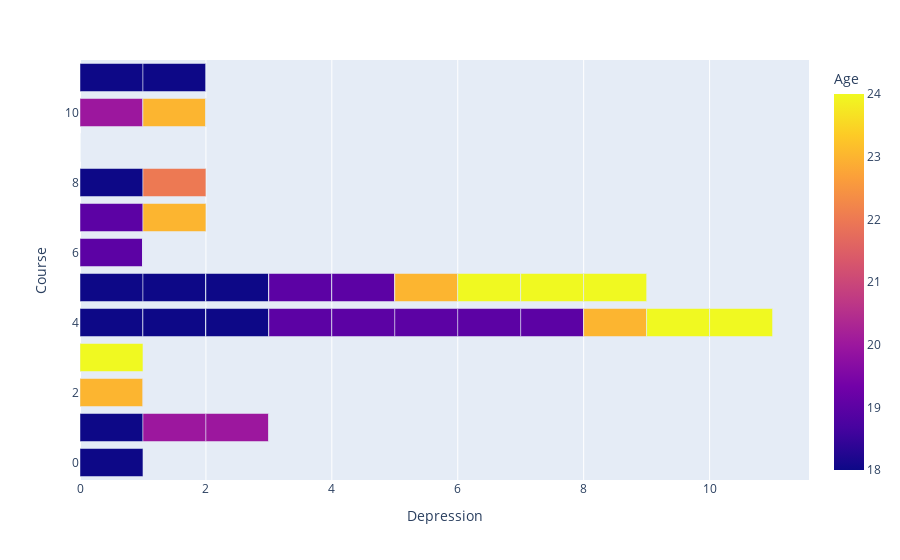

The cell this chart's notebook holds for it:
### Code cell
import matplotlib.pyplot as plt
import plotly.graph_objects as go
from plotly.subplots import make_subplots
from plotly.offline import init_notebook_mode

dataset.sort_values(by="Age", inplace=True)
plt.figure(dpi=200)
fig = px.bar(dataset, x="Depression", y="Course",
             orientation='h', color='Age')
fig.show()

### Figure 1 — Plotly figure (JSON) as saved in the notebook; plotly's stock layout.template omitted (floating-point values rounded to 4 significant figures)
{"data": [{"alignmentgroup": "True", "hovertemplate": "Depression=%{x}<br>Course=%{y}<br>Age=%{marker.color}<extra></extra>", "legendgroup": "", "marker": {"color": [18, 18, 18, 18, 18, 18, 18, 18, 18, 18, 18, 18, 18, 18, 18, 18, 18, 18, 18, 18, 18, 18, 18, 18, 18, 18, 18, 18, 18, 18, 18, 18, 19, 19, 19, 19, 19, 19, 19, 19, 19, 19, 19, 19, 19, 19, 19, 19, 19, 19, 19, 19, 19, 20, 20, 20, 20, 20, 20, 20, 21, 21, 21, 22, 22, 23, 23, 23, 23, 23, 23, 23, 23, 23, 23, 23, 23, 23, 24, 24, 24, 24, 24, 24, 24, 24, 24, 24, 24, 24, 24, 24, 24, 24, 24, 24, 24, 24, 24, 24, 24], "coloraxis": "coloraxis", "pattern": {"shape": ""}}, "name": "", "offsetgroup": "", "orientation": "h", "showlegend": false, "textposition": "auto", "type": "bar", "x": [1, 1, 0, 0, 0, 0, 1, 0, 0, 1, 0, 0, 0, 1, 0, 1, 1, 1, 0, 0, 1, 0, 0, 1, 0, 0, 0, 1, 0, 0, 0, 0, 0, 0, 1, 1, 0, 0, 1, 1, 0, 0, 1, 1, 0, 0, 0, 1, 0, 0, 1, 0, 1, 1, 0, 1, 0, 0, 1, 0, 0, 0, 0, 1, 0, 1, 0, 1, 1, 0, 0, 0, 1, 0, 0, 0, 0, 1, 0, 0, 0, 1, 1, 0, 0, 0, 0, 0, 1, 0, 0, 0, 1, 0, 0, 0, 0, 0, 0, 1, 1], "xaxis": "x", "y": [5, 4, 4, 10, 6, 11, 5, 8, 2, 4, 5, 3, 5, 0, 5, 8, 11, 11, 4, 4, 5, 10, 4, 1, 5, 4, 4, 4, 4, 5, 7, 5, 4, 5, 7, 4, 5, 4, 6, 4, 5, 2, 5, 4, 5, 10, 5, 5, 5, 6, 4, 10, 4, 1, 6, 1, 11, 4, 10, 4, 4, 10, 4, 8, 5, 4, 1, 5, 10, 9, 6, 2, 7, 1, 10, 5, 3, 2, 4, 4, 10, 4, 5, 5, 5, 4, 4, 2, 5, 5, 4, 6, 3, 5, 4, 5, 6, 5, 4, 5, 4], "yaxis": "y"}], "layout": {"barmode": "relative", "coloraxis": {"colorbar": {"title": {"text": "Age"}}, "colorscale": [[0, "#0d0887"], [0.1111, "#46039f"], [0.2222, "#7201a8"], [0.3333, "#9c179e"], [0.4444, "#bd3786"], [0.5556, "#d8576b"], [0.6667, "#ed7953"], [0.7778, "#fb9f3a"], [0.8889, "#fdca26"], [1, "#f0f921"]]}, "legend": {"tracegroupgap": 0}, "margin": {"t": 60}, "xaxis": {"anchor": "y", "domain": [0, 1], "title": {"text": "Depression"}}, "yaxis": {"anchor": "x", "domain": [0, 1], "title": {"text": "Course"}}}}
